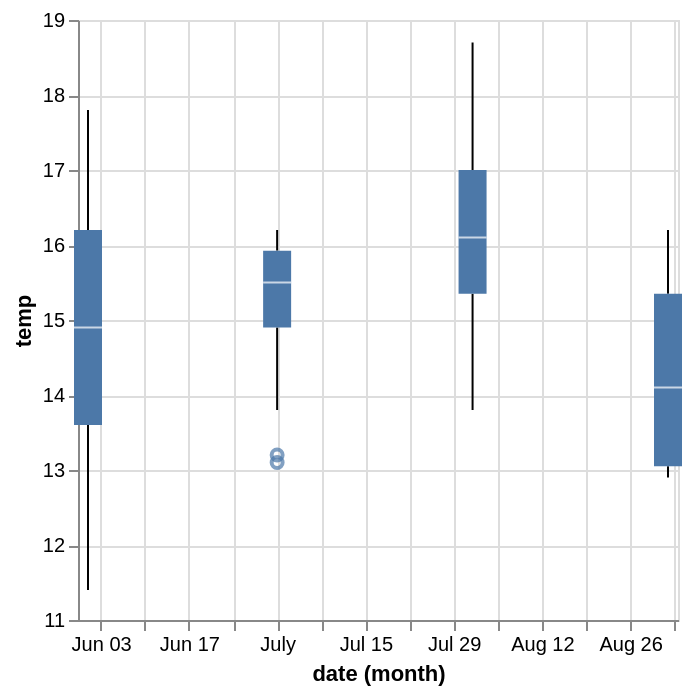

The notebook cell saved with this chart:
### Code cell
alt.Chart(ctd).mark_boxplot().encode(
    alt.X('month(date)'),
    alt.Y('temp').scale(zero = False)
)

### Figure 1 — Vega-Lite specification as saved in the notebook (floating-point values rounded to 4 significant figures)
{"config": {"view": {"continuousWidth": 300, "continuousHeight": 300}}, "data": {"name": "data-519d36ff2a803831145b6c859c01d423"}, "mark": {"type": "boxplot"}, "encoding": {"x": {"field": "date", "timeUnit": "month", "type": "temporal"}, "y": {"field": "temp", "scale": {"zero": false}, "type": "quantitative"}}, "$schema": "https://vega.github.io/schema/vega-lite/v5.20.1.json", "datasets": {"data-519d36ff2a803831145b6c859c01d423": [{"site": "Possession Point", "date": "2025-06-07", "data_point": "DE1", "temp": 16.2, "salinity": 25.01, "conductivity": null, "depth": 0}, {"site": "Possession Point", "date": "2025-06-07", "data_point": "DE1", "temp": 16.0, "salinity": 24.88, "conductivity": null, "depth": 2}, {"site": "Possession Point", "date": "2025-06-07", "data_point": "DE1", "temp": 15.6, "salinity": 25.36, "conductivity": null, "depth": 4}, {"site": "Possession Point", "date": "2025-06-07", "data_point": "DE1", "temp": 14.9, "salinity": 25.91, "conductivity": null, "depth": 6}, {"site": "Possession Point", "date": "2025-06-07", "data_point": "DE1", "temp": 14.1, "salinity": 26.55, "conductivity": null, "depth": 8}, {"site": "Possession Point", "date": "2025-06-07", "data_point": "DE1", "temp": 11.9, "salinity": 28.48, "conductivity": null, "depth": 10}, {"site": "Possession Point", "date": "2025-06-07", "data_point": "DE2", "temp": 17.2, "salinity": 27.3, "conductivity": null, "depth": 0}, {"site": "Possession Point", "date": "2025-06-07", "data_point": "DE2", "temp": 16.6, "salinity": 27.5, "conductivity": null, "depth": 2}, {"site": "Possession Point", "date": "2025-06-07", "data_point": "DE2", "temp": 15.6, "salinity": 27.6, "conductivity": null, "depth": 4}, {"site": "Possession Point", "date": "2025-06-07", "data_point": "DE2", "temp": 14.8, "salinity": 27.6, "conductivity": null, "depth": 6}, {"site": "Possession Point", "date": "2025-06-07", "data_point": "DE2", "temp": 13.6, "salinity": 27.7, "conductivity": null, "depth": 8}, {"site": "Possession Point", "date": "2025-06-07", "data_point": "DE2", "temp": 11.9, "salinity": 29.1, "conductivity": null, "depth": 10}, {"site": "Possession Point", "date": "2025-06-07", "data_point": "SE1", "temp": 17.8, "salinity": 27.6, "conductivity": null, "depth": 0}, {"site": "Possession Point", "date": "2025-06-07", "data_point": "SE1", "temp": 16.7, "salinity": 27.6, "conductivity": null, "depth": 2}, {"site": "Possession Point", "date": "2025-06-07", "data_point": "SE1", "temp": 13.7, "salinity": 28.0, "conductivity": null, "depth": 4}, {"site": "Possession Point", "date": "2025-06-07", "data_point": "SE1", "temp": 12.0, "salinity": 29.2, "conductivity": null, "depth": 6}, {"site": "Possession Point", "date": "2025-06-07", "data_point": "SE1", "temp": 11.7, "salinity": 29.0, "conductivity": null, "depth": 8}, {"site": "Possession Point", "date": "2025-06-07", "data_point": "SE1", "temp": 11.4, "salinity": 29.4, "conductivity": null, "depth": 10}, {"site": "Possession Point", "date": "2025-06-07", "data_point": "SE2", "temp": 17.5, "salinity": 25.5, "conductivity": null, "depth": 0}, {"site": "Possession Point", "date": "2025-06-07", "data_point": "SE2", "temp": 15.2, "salinity": 25.9, "conductivity": null, "depth": 2}, {"site": "Possession Point", "date": "2025-06-07", "data_point": "SE2", "temp": 14.4, "salinity": 26.6, "conductivity": null, "depth": 4}, {"site": "Possession Point", "date": "2025-07-20", "data_point": "DE1", "temp": 16.0, "salinity": 27.89, "conductivity": 35.8, "depth": 0}, {"site": "Possession Point", "date": "2025-07-20", "data_point": "DE1", "temp": 16.0, "salinity": 27.89, "conductivity": 35.8, "depth": 2}, {"site": "Possession Point", "date": "2025-07-20", "data_point": "DE1", "temp": 15.9, "salinity": 27.91, "conductivity": 35.75, "depth": 4}, {"site": "Possession Point", "date": "2025-07-20", "data_point": "DE1", "temp": 15.4, "salinity": 28.14, "conductivity": 35.61, "depth": 6}, {"site": "Possession Point", "date": "2025-07-20", "data_point": "DE1", "temp": 15.1, "salinity": 28.42, "conductivity": 35.68, "depth": 8}, {"site": "Possession Point", "date": "2025-07-20", "data_point": "DE1", "temp": 14.9, "salinity": 28.61, "conductivity": 35.73, "depth": 10}, {"site": "Possession Point", "date": "2025-07-20", "data_point": "DE1", "temp": 14.8, "salinity": 28.75, "conductivity": 35.8, "depth": 12}, {"site": "Possession Point", "date": "2025-07-20", "data_point": "DE1", "temp": 14.6, "salinity": 28.94, "conductivity": 35.85, "depth": 14}, {"site": "Possession Point", "date": "2025-07-20", "data_point": "DE1", "temp": 13.2, "salinity": 29.76, "conductivity": 35.58, "depth": 16}, {"site": "Possession Point", "date": "2025-07-20", "data_point": "DE2", "temp": 16.0, "salinity": 27.8, "conductivity": 35.7, "depth": 0}, {"site": "Possession Point", "date": "2025-07-20", "data_point": "DE2", "temp": 15.9, "salinity": 27.88, "conductivity": 35.71, "depth": 2}, {"site": "Possession Point", "date": "2025-07-20", "data_point": "DE2", "temp": 15.7, "salinity": 27.99, "conductivity": 35.68, "depth": 4}, {"site": "Possession Point", "date": "2025-07-20", "data_point": "DE2", "temp": 15.5, "salinity": 28.08, "conductivity": 35.62, "depth": 6}, {"site": "Possession Point", "date": "2025-07-20", "data_point": "DE2", "temp": 15.2, "salinity": 28.2, "conductivity": 35.51, "depth": 8}, {"site": "Possession Point", "date": "2025-07-20", "data_point": "DE2", "temp": 14.9, "salinity": 28.74, "conductivity": 35.87, "depth": 10}, {"site": "Possession Point", "date": "2025-07-20", "data_point": "DE2", "temp": 13.8, "salinity": 29.5, "conductivity": 35.8, "depth": 12}, {"site": "Possession Point", "date": "2025-07-20", "data_point": "DE2", "temp": 13.1, "salinity": 29.77, "conductivity": 35.5, "depth": 14}, {"site": "Possession Point", "date": "2025-07-20", "data_point": "SE1", "temp": 15.5, "salinity": 28.12, "conductivity": 35.66, "depth": 0}, {"site": "Possession Point", "date": "2025-07-20", "data_point": "SE1", "temp": 15.5, "salinity": 28.09, "conductivity": 35.63, "depth": 2}, {"site": "Possession Point", "date": "2025-07-20", "data_point": "SE1", "temp": 15.5, "salinity": 28.1, "conductivity": 35.64, "depth": 4}, {"site": "Possession Point", "date": "2025-07-20", "data_point": "SE1", "temp": 15.4, "salinity": 28.17, "conductivity": 35.64, "depth": 6}, {"site": "Possession Point", "date": "2025-07-20", "data_point": "SE2", "temp": 16.2, "salinity": 27.78, "conductivity": 35.84, "depth": 0}, {"site": "Possession Point", "date": "2025-07-20", "data_point": "SE2", "temp": 16.2, "salinity": 27.77, "conductivity": 35.83, "depth": 2}, {"site": "Possession Point", "date": "2025-07-20", "data_point": "SE2", "temp": 16.1, "salinity": 27.82, "conductivity": 35.81, "depth": 4}, {"site": "Possession Point", "date": "2025-08-23", "data_point": "DE1", "temp": 17.0, "salinity": 26.8, "conductivity": null, "depth": 0}, {"site": "Possession Point", "date": "2025-08-23", "data_point": "DE1", "temp": 16.6, "salinity": 26.8, "conductivity": null, "depth": 2}, {"site": "Possession Point", "date": "2025-08-23", "data_point": "DE1", "temp": 15.8, "salinity": 27.4, "conductivity": null, "depth": 4}, {"site": "Possession Point", "date": "2025-08-23", "data_point": "DE1", "temp": 14.6, "salinity": 28.4, "conductivity": null, "depth": 6}, {"site": "Possession Point", "date": "2025-08-23", "data_point": "DE1", "temp": 14.4, "salinity": 28.6, "conductivity": null, "depth": 8}, {"site": "Possession Point", "date": "2025-08-23", "data_point": "DE1", "temp": 14.3, "salinity": 28.6, "conductivity": null, "depth": 10}, {"site": "Possession Point", "date": "2025-08-23", "data_point": "DE2", "temp": 17.4, "salinity": 27.2, "conductivity": null, "depth": 0}, {"site": "Possession Point", "date": "2025-08-23", "data_point": "DE2", "temp": 16.3, "salinity": 27.2, "conductivity": null, "depth": 2}, {"site": "Possession Point", "date": "2025-08-23", "data_point": "DE2", "temp": 15.9, "salinity": 27.6, "conductivity": null, "depth": 4}, {"site": "Possession Point", "date": "2025-08-23", "data_point": "DE2", "temp": 16.1, "salinity": 28.4, "conductivity": null, "depth": 6}, {"site": "Possession Point", "date": "2025-08-23", "data_point": "DE2", "temp": 15.2, "salinity": 28.9, "conductivity": null, "depth": 8}, {"site": "Possession Point", "date": "2025-08-23", "data_point": "DE2", "temp": 13.8, "salinity": 29.3, "conductivity": null, "depth": 10}, {"site": "Possession Point", "date": "2025-08-23", "data_point": "SE1", "temp": 17.2, "salinity": 27.4, "conductivity": null, "depth": 0}, {"site": "Possession Point", "date": "2025-08-23", "data_point": "SE1", "temp": 16.4, "salinity": 27.6, "conductivity": null, "depth": 2}, {"site": "Possession Point", "date": "2025-08-23", "data_point": "SE1", "temp": 15.6, "salinity": 28.2, "conductivity": null, "depth": 4}, {"site": "Possession Point", "date": "2025-08-23", "data_point": "SE1", "temp": 15.5, "salinity": 28.7, "conductivity": null, "depth": 6}, {"site": "Possession Point", "date": "2025-08-23", "data_point": "SE2", "temp": 18.7, "salinity": 27.1, "conductivity": null, "depth": 0}, {"site": "Possession Point", "date": "2025-08-23", "data_point": "SE2", "temp": 17.2, "salinity": 26.9, "conductivity": null, "depth": 2}, {"site": "Possession Point", "date": "2025-08-23", "data_point": "SE2", "temp": 17.0, "salinity": 27.3, "conductivity": null, "depth": 4}, {"site": "Possession Point", "date": "2025-09-05", "data_point": "DE1", "temp": 16.2, "salinity": 27.92, "conductivity": 36.0, "depth": 0}, {"site": "Possession Point", "date": "2025-09-05", "data_point": "DE1", "temp": 15.4, "salinity": 28.84, "conductivity": 36.4, "depth": 2}, {"site": "Possession Point", "date": "2025-09-05", "data_point": "DE1", "temp": 15.2, "salinity": 28.88, "conductivity": 36.28, "depth": 4}, {"site": "Possession Point", "date": "2025-09-05", "data_point": "DE1", "temp": 14.8, "salinity": 29.27, "conductivity": 36.38, "depth": 6}, {"site": "Possession Point", "date": "2025-09-05", "data_point": "DE1", "temp": 14.5, "salinity": 29.57, "conductivity": 36.47, "depth": 8}, {"site": "Possession Point", "date": "2025-09-05", "data_point": "DE1", "temp": 13.7, "salinity": 30.18, "conductivity": 36.46, "depth": 10}, {"site": "Possession Point", "date": "2025-09-05", "data_point": "DE1", "temp": 13.1, "salinity": 30.57, "conductivity": 36.36, "depth": 12}, {"site": "Possession Point", "date": "2025-09-05", "data_point": "DE1", "temp": 13.0, "salinity": 30.7, "conductivity": 36.42, "depth": 14}, {"site": "Possession Point", "date": "2025-09-05", "data_point": "DE1", "temp": 13.0, "salinity": 30.64, "conductivity": 36.35, "depth": 16}, {"site": "Possession Point", "date": "2025-09-05", "data_point": "DE1", "temp": 13.0, "salinity": 30.66, "conductivity": 36.37, "depth": 18}, {"site": "Possession Point", "date": "2025-09-05", "data_point": "DE2", "temp": 15.7, "salinity": 29.76, "conductivity": 37.7, "depth": 0}, {"site": "Possession Point", "date": "2025-09-05", "data_point": "DE2", "temp": 15.6, "salinity": 29.53, "conductivity": 37.36, "depth": 2}, {"site": "Possession Point", "date": "2025-09-05", "data_point": "DE2", "temp": 14.1, "salinity": 30.08, "conductivity": 36.69, "depth": 4}, {"site": "Possession Point", "date": "2025-09-05", "data_point": "DE2", "temp": 13.4, "salinity": 30.54, "conductivity": 36.59, "depth": 6}, {"site": "Possession Point", "date": "2025-09-05", "data_point": "DE2", "temp": 13.1, "salinity": 30.61, "conductivity": 36.4, "depth": 8}, {"site": "Possession Point", "date": "2025-09-05", "data_point": "DE2", "temp": 13.0, "salinity": 30.7, "conductivity": 36.41, "depth": 10}, {"site": "Possession Point", "date": "2025-09-05", "data_point": "DE2", "temp": 12.9, "salinity": 30.76, "conductivity": 36.39, "depth": 12}, {"site": "Possession Point", "date": "2025-09-05", "data_point": "DE2", "temp": 12.9, "salinity": 30.77, "conductivity": 36.4, "depth": 14}, {"site": "Possession Point", "date": "2025-09-05", "data_point": "DE2", "temp": 12.9, "salinity": 30.72, "conductivity": 36.35, "depth": 16}, {"site": "Possession Point", "date": "2025-09-05", "data_point": "SE1", "temp": 15.1, "salinity": 29.73, "conductivity": 37.16, "depth": 0}, {"site": "Possession Point", "date": "2025-09-05", "data_point": "SE1", "temp": 15.3, "salinity": 29.41, "conductivity": 36.96, "depth": 2}, {"site": "Possession Point", "date": "2025-09-05", "data_point": "SE1", "temp": 14.2, "salinity": 30.07, "conductivity": 36.76, "depth": 4}, {"site": "Possession Point", "date": "2025-09-05", "data_point": "SE1", "temp": 13.5, "salinity": 30.5, "conductivity": 36.63, "depth": 6}, {"site": "Possession Point", "date": "2025-09-05", "data_point": "SE1", "temp": 13.5, "salinity": 30.53, "conductivity": 36.66, "depth": 8}, {"site": "Possession Point", "date": "2025-09-05", "data_point": "SE2", "temp": 16.1, "salinity": 28.19, "conductivity": 36.23, "depth": 0}, {"site": "Possession Point", "date": "2025-09-05", "data_point": "SE2", "temp": 16.0, "salinity": 28.26, "conductivity": 36.23, "depth": 2}, {"site": "Possession Point", "date": "2025-09-05", "data_point": "SE2", "temp": 16.0, "salinity": 28.26, "conductivity": 36.23, "depth": 4}, {"site": "Possession Point", "date": "2025-09-05", "data_point": "SE2", "temp": null, "salinity": null, "conductivity": null, "depth": 6}]}}
